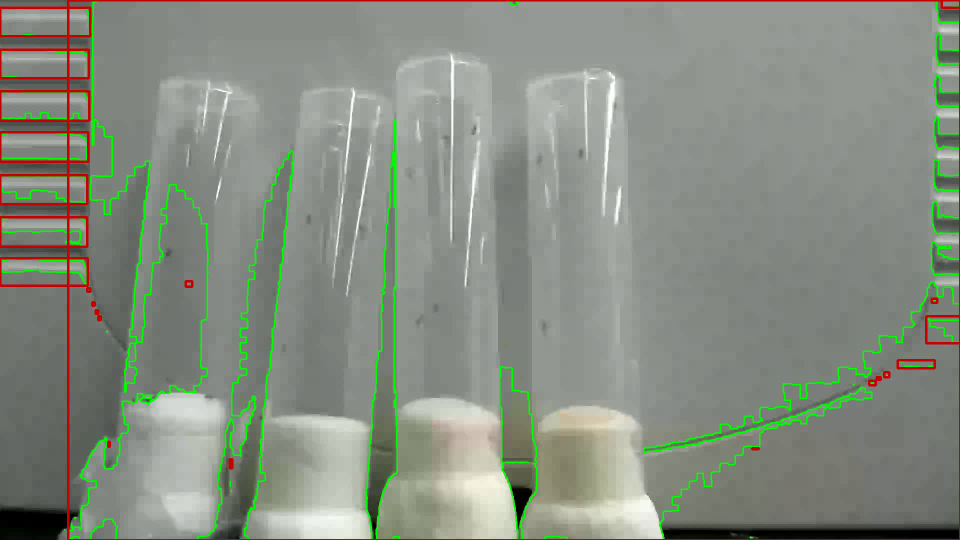
#> input picture frame 0 of src/Recording from 2026-02-11 13-11-28.511852.webm_written.mp4, 1920 x 1080 px, given in place of Recording from 2026-02-11 13-11-28.511852.webm, which was not available (shown at 1/2 size)
$ python fly_falling.py
#> lines starting #> are read from the running program, lines starting #| are printed output that depends on the picture; long printed decimals are rounded; pictures that were not available may be replaced by others from this repository, and a replacement may not be noted
import cv2
import matplotlib.pyplot as plt
import numpy as np
import csv
import os

def debug(frame, title="Debug"):
    if len(frame) == 4:
        fig, ax = plt.subplots(nrows=2, ncols=2)
        ax[0, 0].imshow(frame[0])
        ax[0, 1].imshow(frame[1])
        ax[1, 0].imshow(frame[2])
        ax[1, 1].imshow(frame[3])

        ax[0, 0].set_title('Vial 1')
        ax[0, 1].set_title('Vial 2')
        ax[1, 0].set_title('Vial 3')
        ax[1, 1].set_title('Vial 4')

        plt.show()

    else:
        rgimg = cv2.cvtColor(frame, cv2.COLOR_BGR2RGB)
        plt.title(title)
        plt.imshow(rgimg)
        plt.show()

def average_rgb(frame):
    mean_b, mean_g, mean_r = cv2.mean(frame)[:3]
    average_color = (mean_r, mean_g, mean_b)
    return average_color

name = 'Recording from 2026-02-11 13-11-28.511852.webm'
vid_path = f"SampleVideos/{name}"
output_path = f'FlyFalling/Outputs/{name}_written.mp4'
csv_name   = f'FlyFalling/Tracked_{name}.csv'

NUM_VIALS = 4
MIN_FLY_AREA = 8
MAX_FLY_AREA = 300
DARK_OFFSET = 40 # how many intensity units below local mean counts as "dark"
DEBUG = True

os.makedirs('FlyFalling/Outputs', exist_ok=True)

cap = cv2.VideoCapture(vid_path)
if not cap.isOpened():
    print("Error opening video file")
    exit()

frame_width = int(cap.get(cv2.CAP_PROP_FRAME_WIDTH))
frame_height = int(cap.get(cv2.CAP_PROP_FRAME_HEIGHT))
fps = int(cap.get(cv2.CAP_PROP_FPS))

fourcc = cv2.VideoWriter_fourcc(*'mp4v')
out = cv2.VideoWriter(output_path, fourcc, fps, (frame_width, frame_height))
frame_index = 0

csv_rows = []

while cap.isOpened():
    ret, frame = cap.read()
#> frame is the input picture: shape (1080, 1920, 3); mean B, G, R 129.3, 141, 134.7
    if not ret:
        break

    timestamp_s = frame_index / fps
    counts = 0

    frame = frame[100:, 100:1350]
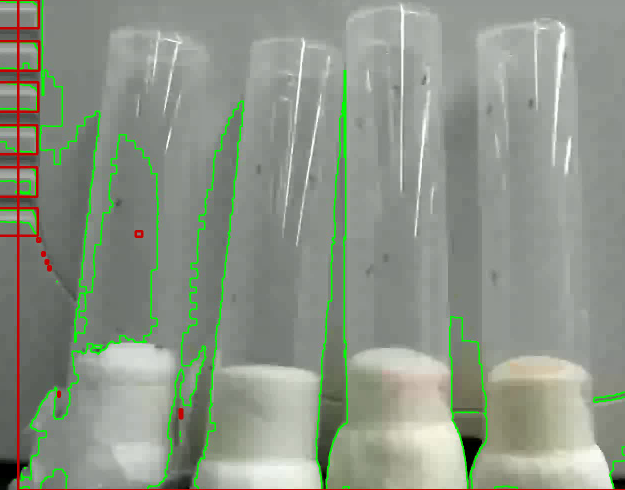
#> frame: shape (980, 1250, 3) (shown at 1/2 size); mean B, G, R 135.1, 148.4, 140.3

    if DEBUG:
        debug(frame, "frame")


    vial1 = frame[:, 100:450]
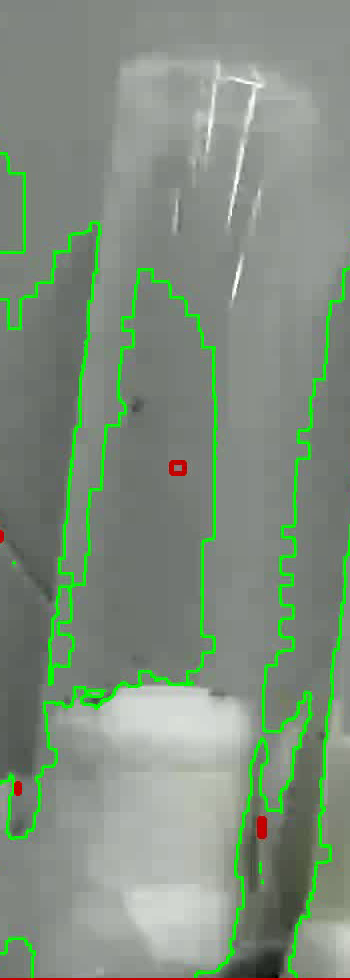
#> vial1: shape (980, 350, 3); mean B, G, R 126.9, 142.4, 128.4
    vial2 = frame[:, 400:700]
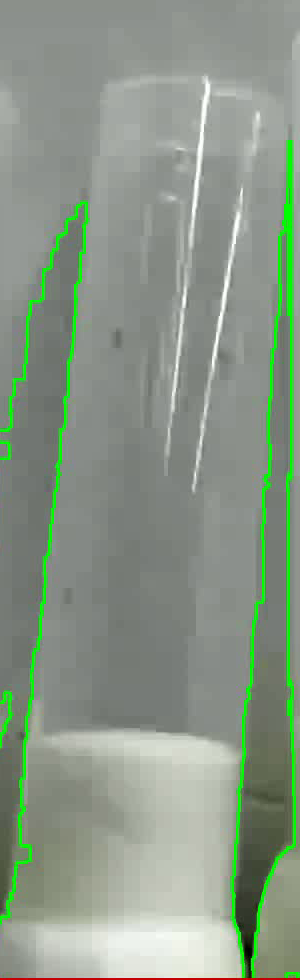
#> vial2: shape (980, 300, 3); mean B, G, R 134.8, 150.4, 137.6
    vial3 = frame[:, 680:900]
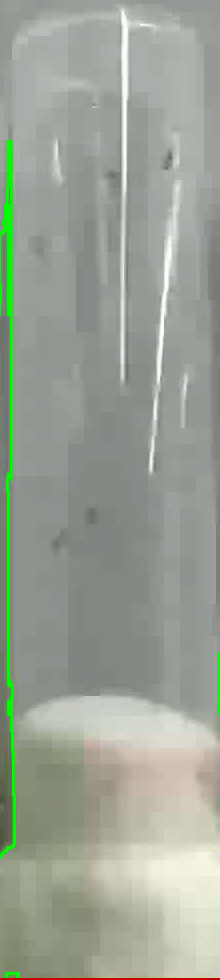
#> vial3: shape (980, 220, 3); mean B, G, R 148.9, 161.8, 154.5
    vial4 = frame[:, 930:]
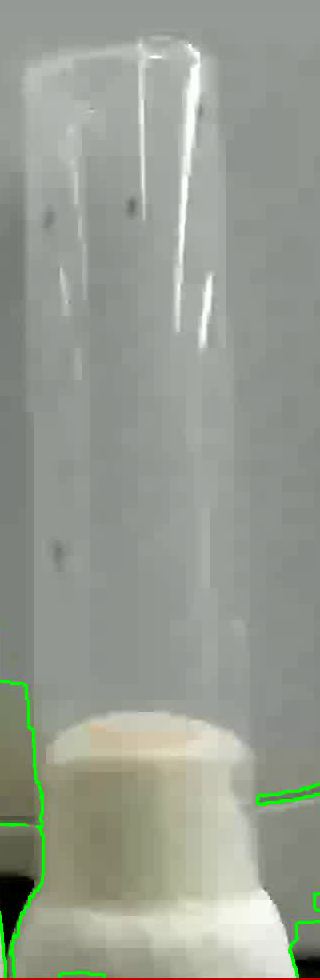
#> vial4: shape (980, 320, 3); mean B, G, R 145.8, 156.4, 151.1

    vial_frames = [vial1, vial2, vial3, vial4]

    th3_frames = []

    debug(vial_frames)
    for vial in vial_frames:
        avg_vial_rgb = average_rgb(vial)
        print(avg_vial_rgb)
        debug(vial)
#> this loop made 4 passes
#> (mean_b in average_rgb, mean_g in average_rgb, mean_r in average_rgb, avg_vial_rgb) on passes 1 to 4: (126.9, 142.4, 128.4, (128.4, 142.4, 126.9)), (134.8, 150.4, 137.6, (137.6, 150.4, 134.8)), (148.9, 161.8, 154.5, (154.5, 161.8, 148.9)), (145.8, 156.4, 151.1, (151.1, 156.4, 145.8))
#| (128.376, 142.438, 126.921)
#| (137.560, 150.435, 134.788)
#| (154.516, 161.769, 148.943)
#| (151.089, 156.407, 145.759)
        # detect fly (dark blobs) and the background is whitish grayish here


#> (the run stopped early here; a loop or call above may not have finished)
